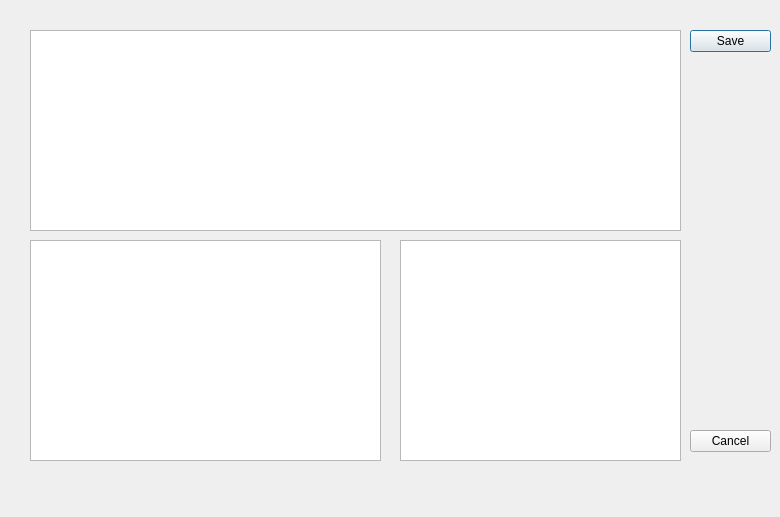
<?xml version="1.0" encoding="UTF-8"?>
<ui version="4.0">
 <class>TcpDialog</class>
 <widget class="QDialog" name="TcpDialog">
  <property name="geometry">
   <rect>
    <x>0</x>
    <y>0</y>
    <width>780</width>
    <height>517</height>
   </rect>
  </property>
  <property name="windowTitle">
   <string>Dialog</string>
  </property>
  <widget class="QTableView" name="tcpView">
   <property name="geometry">
    <rect>
     <x>30</x>
     <y>30</y>
     <width>651</width>
     <height>201</height>
    </rect>
   </property>
  </widget>
  <widget class="QTextBrowser" name="textBrws1">
   <property name="geometry">
    <rect>
     <x>30</x>
     <y>240</y>
     <width>351</width>
     <height>221</height>
    </rect>
   </property>
   <property name="font">
    <font>
     <family>AR PL UMing CN</family>
    </font>
   </property>
  </widget>
  <widget class="QTextBrowser" name="textBrws2">
   <property name="geometry">
    <rect>
     <x>400</x>
     <y>240</y>
     <width>281</width>
     <height>221</height>
    </rect>
   </property>
   <property name="font">
    <font>
     <family>AR PL UMing CN</family>
    </font>
   </property>
  </widget>
  <widget class="QPushButton" name="tcpSave">
   <property name="geometry">
    <rect>
     <x>690</x>
     <y>30</y>
     <width>81</width>
     <height>22</height>
    </rect>
   </property>
   <property name="text">
    <string>Save</string>
   </property>
  </widget>
  <widget class="QPushButton" name="canc">
   <property name="geometry">
    <rect>
     <x>690</x>
     <y>430</y>
     <width>81</width>
     <height>22</height>
    </rect>
   </property>
   <property name="text">
    <string>Cancel</string>
   </property>
  </widget>
 </widget>
 <resources/>
 <connections/>
</ui>
